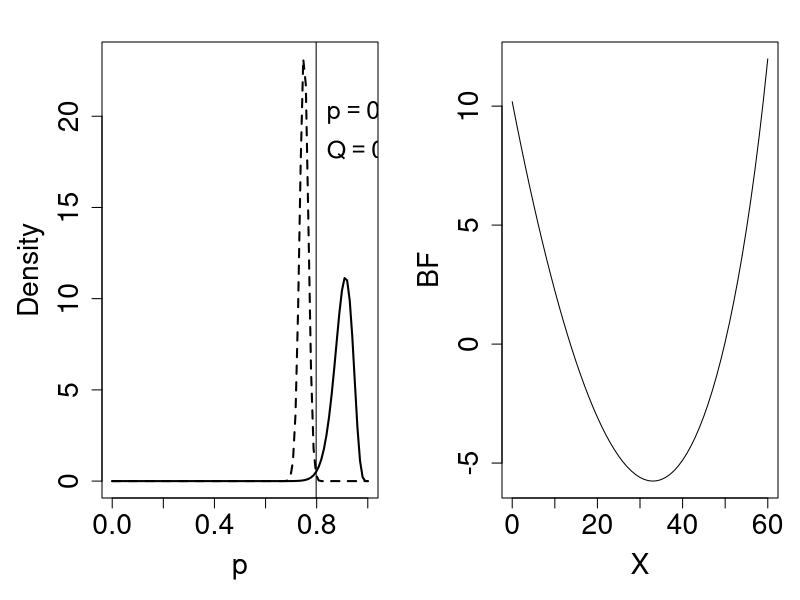

This chart was generated by the following R code:


#! CHANGE DIRECTORY TO WHEREEVER FILE SHOULD BE WRITTEN, e.g. C:\My Documents\Dropbox\... !#
setwd("C:/Users/lhund/Dropbox/PROJECTS/LQAS/SensSpec/pics")

#pl, pu are lower and upper thresholds
#rhol, rhou are lower and upper icc - either constant, or beta prior parameters, parameterized in terms of mean and overdispersion
#n is total sample size, m is number per cluster, k is number of clusters; must specify 2 of the 3
#nsim is number of simulations to base output on


library(VGAM)
plotQ <- function(pl=NULL, pu=NULL, rhol=NULL, rhou=NULL, n=NULL, m=NULL, k=NULL, nsim=1000) {

	if(is.null(pl) == T | is.null(pu) == T | is.null(rhol) == T | is.null(rhou) == T) 
		stop("Must specify ps and rhos")
	if(is.null(n) == T) n <- m*k
	if(is.null(k) == T) k <- n/m
	if(is.null(m) == T) m <- n/k

	psi	<- function(rho) (m-1)*rho/(m*k-1)

	par(mfrow=c(1,2), mar=c(5, 5, 2, 1) + 0.1)
	
	pvec 	<- seq(0, 1, length=100)

	#calculate Q and pcut
	if(length(rhol) == 1 & length(rhou) == 1){
		fixrho	<- TRUE
		psil 	<- psi(rhol)
		psiu 	<- psi(rhou)

		plx 	<- pbeta(pvec, pl*(1/psil - 1), (1-pl)*(1/psil - 1))
		pux 	<- pbeta(pvec, pu*(1/psiu - 1), (1-pu)*(1/psiu - 1))

		flx 	<- dbeta(pvec, pl*(1/psil - 1), (1-pl)*(1/psil - 1))
		fux 	<- dbeta(pvec, pu*(1/psiu - 1), (1-pu)*(1/psiu - 1))
	}
	if(length(rhol) > 1 & length(rhou) > 1){
		fixrho 	<- FALSE
		rhotempl	<- rbeta(nsim, rhol[1]*(1/rhol[2] -1), (1-rhol[1])*(1/rhol[2] -1))
		rhotempu	<- rbeta(nsim, rhou[1]*(1/rhou[2] -1), (1-rhou[1])*(1/rhou[2] -1))
		psil 	<- psi(rhotempl)
		psiu 	<- psi(rhotempu)

		rlx 	<- rbeta(nsim, pl*(1/psil - 1), (1-pl)*(1/psil - 1))
		rux 	<- rbeta(nsim, pu*(1/psiu - 1), (1-pu)*(1/psiu - 1))

		plx	<- sapply(pvec, function(pp) length(which(rlx < pp))/nsim)
		pux	<- sapply(pvec, function(pp) length(which(rux < pp))/nsim)
	}
	Qvec 	<- 1-plx + pux
	Q	<-round(min(Qvec), digits=3)
	pcut 	<- round(pvec[which(Qvec == min(Qvec))], digits=3)
	#plot pdist
	if(fixrho==T){
		plot(pvec, flx, lwd=2, lty=2, type="l", cex=1.7, cex.main=1.9, 
			cex.lab=1.7, cex.axis=1.7, xlab="p", ylab="Density")
		lines(pvec, fux, lwd=2)
	} else{
		plot(density(rlx), xlim=c(0,1), lty=2, lwd=2, cex=1.7, cex.main=1.9, 
			cex.lab=1.7, cex.axis=1.7, xlab="p", ylab="Density")
		lines(density(rux), lwd=2)
	}
	abline(v=pcut)
	text(.8, 20, bquote(p ==.(pcut)), pos=4, cex=1.5)
	text(.8, 18, bquote(Q==.(Q)), pos=4, cex=1.5)

	#plot BF vs x
	if(fixrho==T)
		bf 	<- function(x) (dbetabinom(x, n, pu, psiu, log=T) - dbetabinom(x, n, pl, psil, log=T))
	if(fixrho==F)
		bf 	<- function(x) mean(sapply(1:nsim, function(tt) (dbetabinom(x, n, pu, psiu[tt], log=T) - dbetabinom(x, n, pl, psil[tt], log=T))))
	x 	<- 0:n
	plot(x, sapply(x, bf), type="l", ylab="BF", xlab="X", cex=1.7, 
			cex.lab=1.7, cex.axis=1.7, cex.main=1.9)
}

#output is graph of ple and pue, as well as bayes factor as a function of x
png("bffig.png", height=480, width=2*480)
plotQ(pl=.75, pu=.9, rhol=.01, rhou=.1, n=60, m=10)
dev.off()
